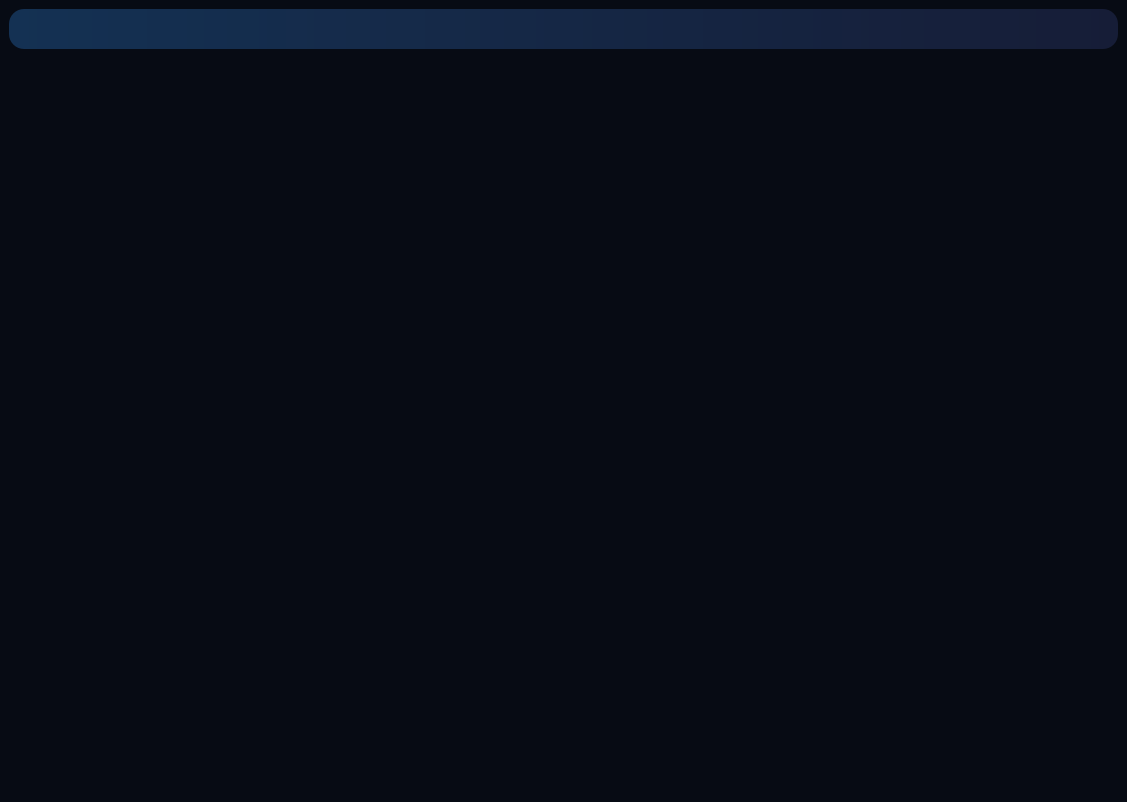
<?xml version="1.0" encoding="UTF-8"?>
<ui version="4.0">
 <class>main_window</class>
 <widget class="QMainWindow" name="main_window">
  <property name="geometry">
   <rect>
    <x>0</x>
    <y>0</y>
    <width>1127</width>
    <height>802</height>
   </rect>
  </property>
  <property name="windowTitle">
   <string>MainWindow</string>
  </property>
  <property name="styleSheet">
   <string notr="true">background: rgb(7, 11, 20);
</string>
  </property>
  <widget class="QWidget" name="centralwidget">
   <layout class="QVBoxLayout" name="verticalLayout">
    <item>
     <widget class="QWidget" name="top_bar_widget" native="true">
      <property name="sizePolicy">
       <sizepolicy hsizetype="Minimum" vsizetype="Preferred">
        <horstretch>0</horstretch>
        <verstretch>0</verstretch>
       </sizepolicy>
      </property>
      <property name="minimumSize">
       <size>
        <width>0</width>
        <height>40</height>
       </size>
      </property>
      <property name="styleSheet">
       <string notr="true">background: qlineargradient(spread:pad, x1:0, y1:0, x2:1, y2:0, stop:0 rgba(20, 49, 83, 255), stop:1 rgba(22, 29, 55, 255));
border-radius: 15px;
</string>
      </property>
     </widget>
    </item>
    <item>
     <widget class="QStackedWidget" name="workspace">
      <property name="layoutDirection">
       <enum>Qt::LeftToRight</enum>
      </property>
      <property name="styleSheet">
       <string notr="true">background: rgb(7, 11, 20);</string>
      </property>
      <widget class="QWidget" name="page"/>
      <widget class="QWidget" name="page_2"/>
     </widget>
    </item>
   </layout>
  </widget>
 </widget>
 <resources/>
 <connections/>
</ui>
